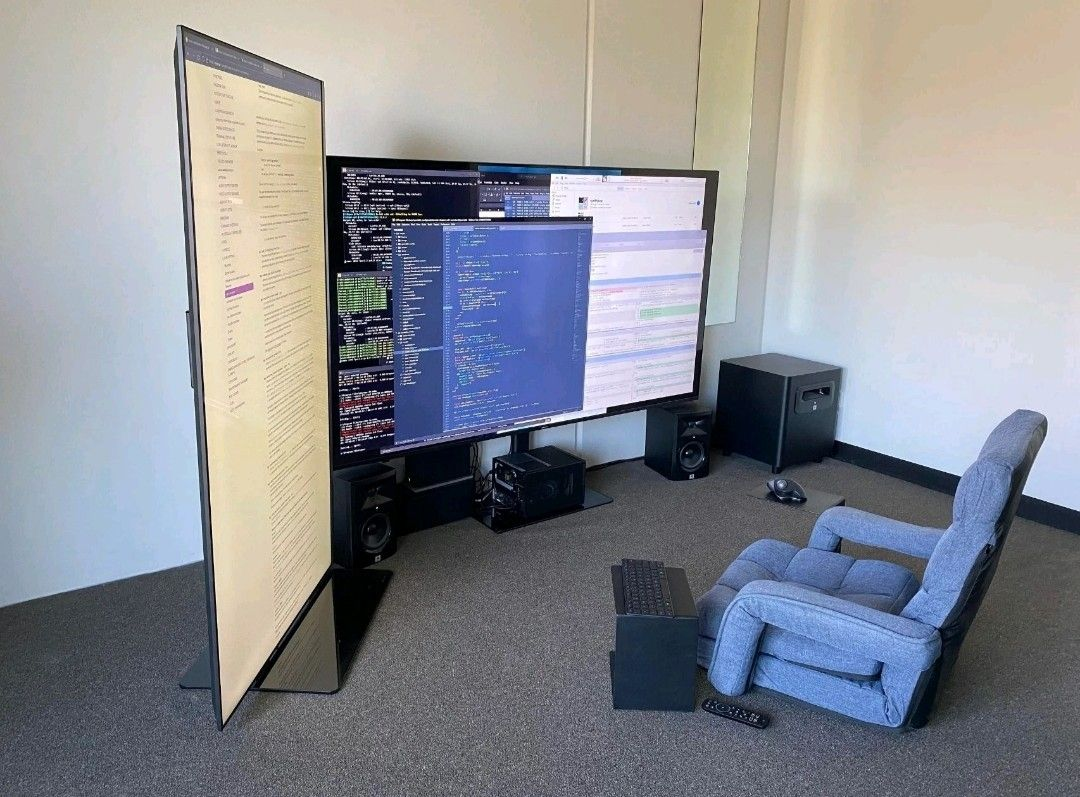
#> input picture setup.jpg, 1080 x 797 px
$ python demo-opencv.py
#> lines starting #> are read from the running program, lines starting #| are printed output that depends on the picture
import cv2

image = cv2.imread("setup.jpg")
#> image is the input picture: shape (797, 1080, 3); mean B, G, R 146.5, 140.4, 138.2
image = cv2.cvtColor(image, cv2.COLOR_BGR2GRAY)
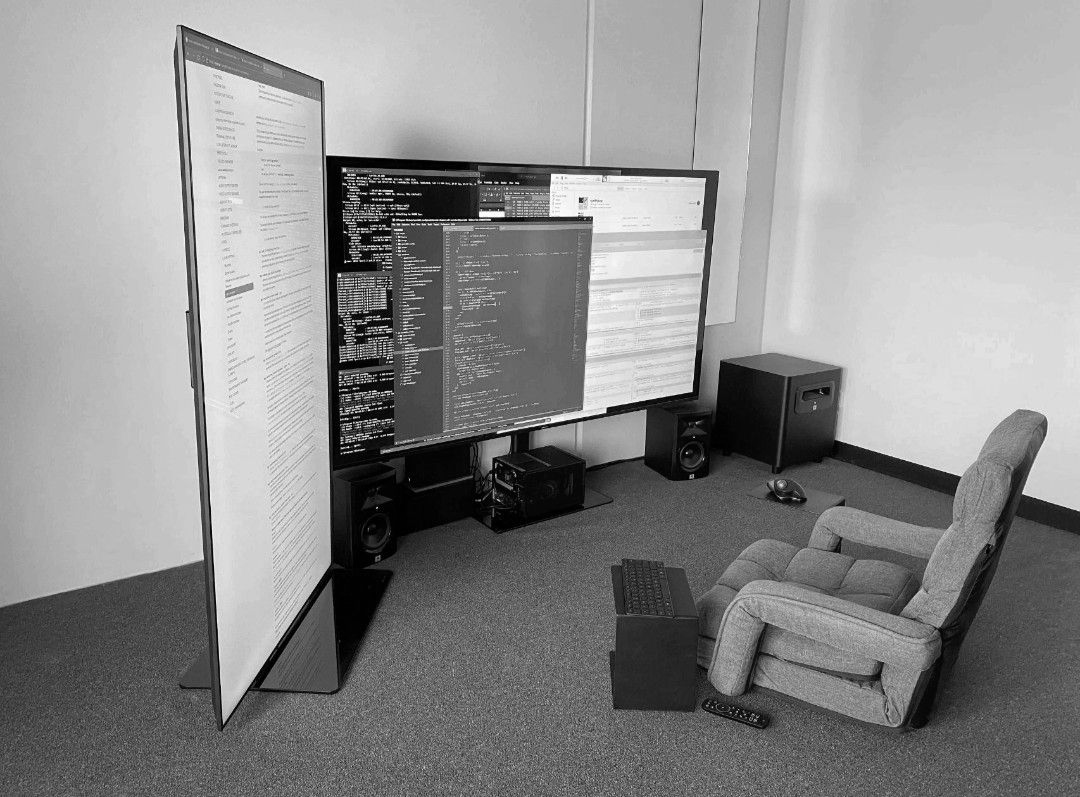
#> image: shape (797, 1080); min 0, max 255, mean 140.4
image = cv2.bitwise_not(image)
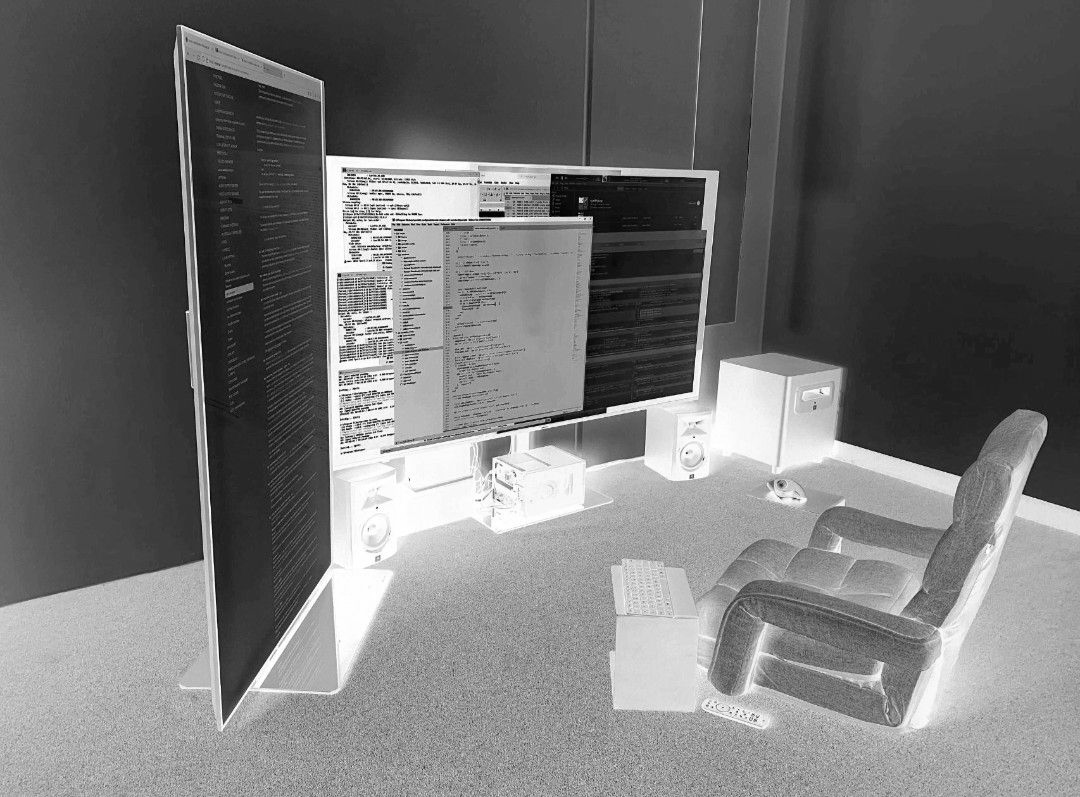
#> image: shape (797, 1080); min 0, max 255, mean 114.6

cv2.imshow("this is processed image", image)
cv2.waitKey(0)
cv2.destroyAllWindows()
